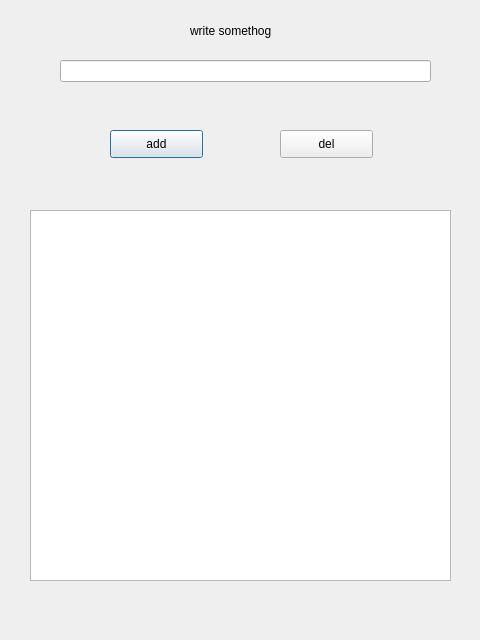
<?xml version="1.0" encoding="UTF-8"?>
<ui version="4.0">
 <class>Dialog</class>
 <widget class="QDialog" name="Dialog">
  <property name="geometry">
   <rect>
    <x>0</x>
    <y>0</y>
    <width>480</width>
    <height>640</height>
   </rect>
  </property>
  <property name="windowTitle">
   <string>Dialog</string>
  </property>
  <widget class="QPushButton" name="add">
   <property name="geometry">
    <rect>
     <x>110</x>
     <y>130</y>
     <width>93</width>
     <height>28</height>
    </rect>
   </property>
   <property name="text">
    <string>add</string>
   </property>
  </widget>
  <widget class="QPushButton" name="del">
   <property name="geometry">
    <rect>
     <x>280</x>
     <y>130</y>
     <width>93</width>
     <height>28</height>
    </rect>
   </property>
   <property name="text">
    <string>del</string>
   </property>
  </widget>
  <widget class="QLineEdit" name="tekst">
   <property name="geometry">
    <rect>
     <x>60</x>
     <y>60</y>
     <width>371</width>
     <height>22</height>
    </rect>
   </property>
  </widget>
  <widget class="QLabel" name="label">
   <property name="geometry">
    <rect>
     <x>190</x>
     <y>20</y>
     <width>201</width>
     <height>21</height>
    </rect>
   </property>
   <property name="text">
    <string>write somethog </string>
   </property>
  </widget>
  <widget class="QListWidget" name="list">
   <property name="geometry">
    <rect>
     <x>30</x>
     <y>210</y>
     <width>421</width>
     <height>371</height>
    </rect>
   </property>
  </widget>
 </widget>
 <resources/>
 <connections/>
</ui>
